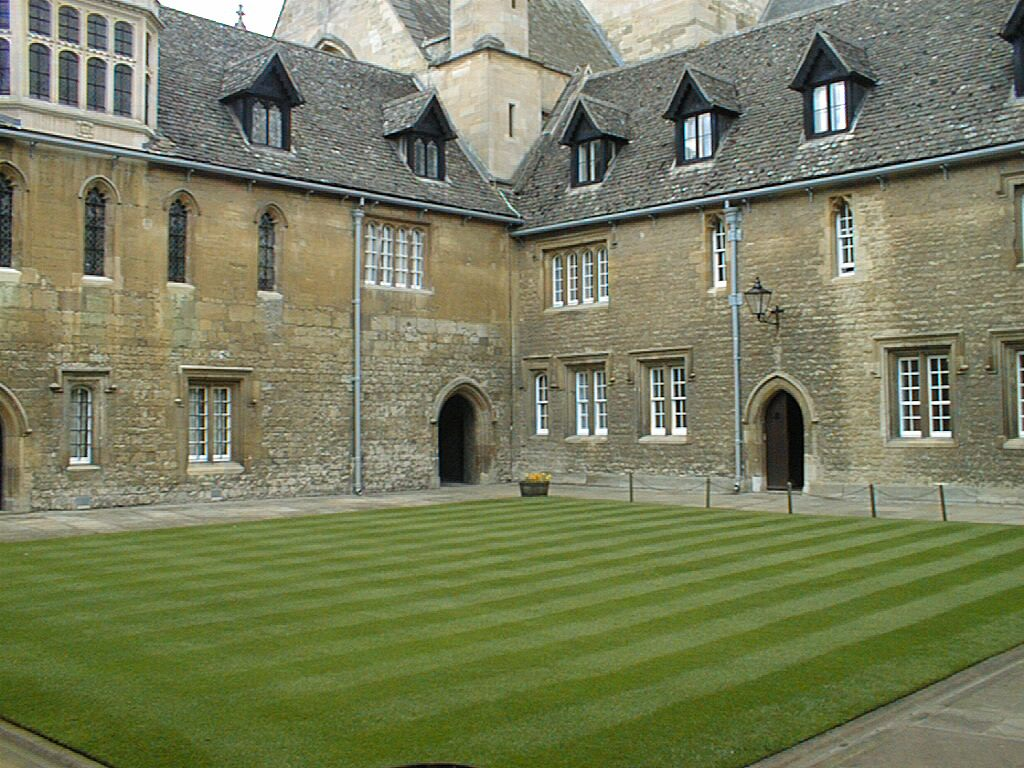
#> input picture Feature Points and Image Matching/Code Files/Assignment_MV_01_image_1.jpg, 1024 x 768 px
$ python main.py
#> lines starting #> are read from the running program, lines starting #| are printed output that depends on the picture
# -*- coding: utf-8 -*-
"""
Created on Sun Mar 15 21:24:35 2020

@author: sid
"""
# Importing the necessary libraries
import cv2
import numpy as np
import matplotlib.pyplot as plt
from mpl_toolkits.mplot3d import Axes3D

#----------------------------- Task 1 - FEATURE POINTS-------------------------------------

#----------------------------- TASK 1 - PART (A)-------------------------------------------

def task1_partA():
    """Return the gray value resized (doubled) image"""
#----------------------------- PART A - Subtask 1------------------------------------------
    # Load and read the original input image
    input_img = cv2.imread('Assignment_MV_01_image_1.jpg')
    # Show the original input image
    cv2.imshow('Input_image', input_img)
    # Convert the original image into the grayscale image
    gray_img = cv2.cvtColor(input_img, cv2.COLOR_RGB2GRAY)
    #print("Initial data type of gray value image is {}".format(gray_img.dtype))
    print()
    # Show the grayscale image
    cv2.imshow('GrayValue_image', gray_img)

#----------------------------- PART A - Subtask 2------------------------------------------
    # Convert the datatype of image to float 32 to avoid rounding errors
    gray_img= gray_img.astype(np.float32)
    # Saving the output to local storage after converting to float 32
    # cv2.imwrite("Gray_Value_Image.png",gray_img)

#----------------------------- PART A - Subtask 3------------------------------------------
    # Determine the size of gray value image
    print('Original Shape of the gray value image is {}'.format(gray_img.shape))
    print()
    # Percent by which the input image needs to be resized
    # Input image needs to be doubled
    scale_percent= 200
    # Resize the image to double the size of gray value image
    width = int(gray_img.shape[1] * scale_percent / 100)
    height = int(gray_img.shape[0] * scale_percent / 100)
    # Define the new dimensions of the image in a tuple
    dim = (width, height)
    # Call the resize function of the open cv
    double_img = cv2.resize(gray_img, dim, interpolation = cv2.INTER_AREA)
    # Print the size of the resized image
    print('Resized shape of the gray value image is {}'.format(double_img.shape))
    # Display the resized image
    cv2.imshow("Resized image", double_img/np.max(double_img))
    # Saving the output to local storage after resizing the image
    # cv2.imwrite("Resized_Image.png",double_img)

    cv2.waitKey(0)
    cv2.destroyAllWindows()

    #print("Final data type of the gray value image after conversion is:",gray_img.dtype)

    # Return the resized image
    return double_img

#------------------------------ Task 1 - PART (B)--------------------------------------------

def task1_partB(resized_img):
    """Returns the list of all scale space images at all the scales """
#----------------------------- PART B - Subtask 1------------------------------------------
    # List to store all the scale space images at different scales for the futher task
    scale_space_images=[]
    sigma_list=[]
    for k in range(0,12):
        sigma= 2**(k/2)
        sigma_list.append(sigma)
        # Defining the image grid/ window size to sufficiently capture the characteristic of gaussian
        x,y = np.meshgrid(np.arange(0,6*sigma),np.arange(0,6*sigma))
        # Defining the gaussian kernel
        gaussian_kernel= 1/(2*np.pi*sigma**4)*np.exp(-((x-len(x[0])/2)**2+(y-len(x)/2)**2)/(2*sigma**2))
        # Display the 3D plot of the gaussian kernel
        fig = plt.figure()
        ax = fig.add_subplot(111, projection = "3d")
        ax.plot_surface(x,y,gaussian_kernel)
        # Display the gaussian kernel as image
        fig= plt.figure()
        plt.imshow(gaussian_kernel)
        # Saving the plot to the local storage
        # fig.savefig('smoothing_kernel with k={}.png'.format(k))

#----------------------------- PART B - Subtask 2------------------------------------------
        # Applying the kernel at respective scale to the resized image
        scale_space_img = cv2.filter2D(resized_img, -1, gaussian_kernel)
        # Store the scale space image at current scale in a list
        scale_space_images.append(scale_space_img/np.max(scale_space_img))
        # Displaying the scale space image
        cv2.imshow("Scale Space Image at k={}".format(k),scale_space_img/np.max(scale_space_img))
        # Saving the output to local storage after getting the scale space image at current scale
        # cv2.imwrite("Scale Space Image at k={}.jpg".format(k),(scale_space_img/np.max(scale_space_img))*255)

    cv2.waitKey(0)
    cv2.destroyAllWindows()

    # Return the list of all scale space images
    return scale_space_images

 #------------------------------ Task 1 - PART (C)-------------------------------------------------

def task1_partC(scale_space_images):
    """It returns the list of difference of gaussian images"""
    DoG_images=[]
    for i in range(1,len(scale_space_images)):
        # Calculate different of gaussian at respective scale
        DoG= scale_space_images[i]-scale_space_images[i-1]
        # Append each DoG image in a list
        DoG_images.append((DoG/np.max(DoG))*255)
        # Display each DoG Image
        cv2.imshow('DoG Image {}'.format(i), DoG/np.max(DoG))
        # Saving the output to local storage after computing the difference of gaussians
        # cv2.imwrite("DoG Image {}.jpg".format(i), (DoG/np.max(DoG))*255)

    cv2.waitKey(0)
    cv2.destroyAllWindows()

    # Return the list of DoG images
    return DoG_images


#------------------------------ Task 1 - PART (E)-------------------------------------------------

def task1_partE(scale_space_images):
    """Returns the 2 lists of the derivative images at all scales in x and y direction"""
    # Defining the appropriate given kernels in x and y direction
    dx= np.array([[1, 0, -1]])
    dy= np.array([[1], [0], [-1]])
    # Two list to store the derivative images at all the scales
    gx_list=[]
    gy_list=[]
    for k in range(0,len(scale_space_images)):
        # Detecting the edges in x and y direction of each scale space image
        derivative_x= cv2.filter2D(scale_space_images[k], -1, dx)
        gx_list.append(derivative_x)
        derivative_y= cv2.filter2D(scale_space_images[k], -1, dy)
        gy_list.append(derivative_y)
        # Displaying the convoluted image in x and y direction
        cv2.imshow("Derivative x image at k={}".format(k),derivative_x/np.max(derivative_x))
        cv2.imshow("Derivative y image at k={}".format(k),derivative_y/np.max(derivative_y))
        # Saving the output images
        # cv2.imwrite("Derivative x image at k={}.jpg".format(k), (derivative_x/np.max(derivative_x))*255)
        # cv2.imwrite("Derivative y image at k={}.jpg".format(k), (derivative_y/np.max(derivative_y))*255)

    cv2.waitKey(0)
    cv2.destroyAllWindows()

    # Return the 2 lists of Derivative images in x and y direction
    return gx_list,gy_list

#----------------------------- Task 2 - IMAGE MATCHING-------------------------------------

#----------------------------- TASK 2 - PART (A)-------------------------------------------

# [72 lines left out: functions task2_partA, task2_partB, task2_partC, not called in this run]


def main():
    # Create the task variable to execute the task 1 sub-parts or task 2 sub-parts
    # To execute task 1 change the variable task = 1
    # To execute the task 2 change the variable task = 2
    task= 1
    # If task = 1 then execute sub-parts of task 1 else sub-parts of task 2
    if task ==1:
         # Calling the task1_partA function
         # This function returns the resized input gray value image
         double_img= task1_partA()
#> in task1_partA, input_img is the input picture: shape (768, 1024, 3); mean B, G, R 93, 124.9, 119.8
#> in task1_partA, `gray_img = cv2.cvtColor(input_img, cv2.COLOR_RGB2GRAY)`:
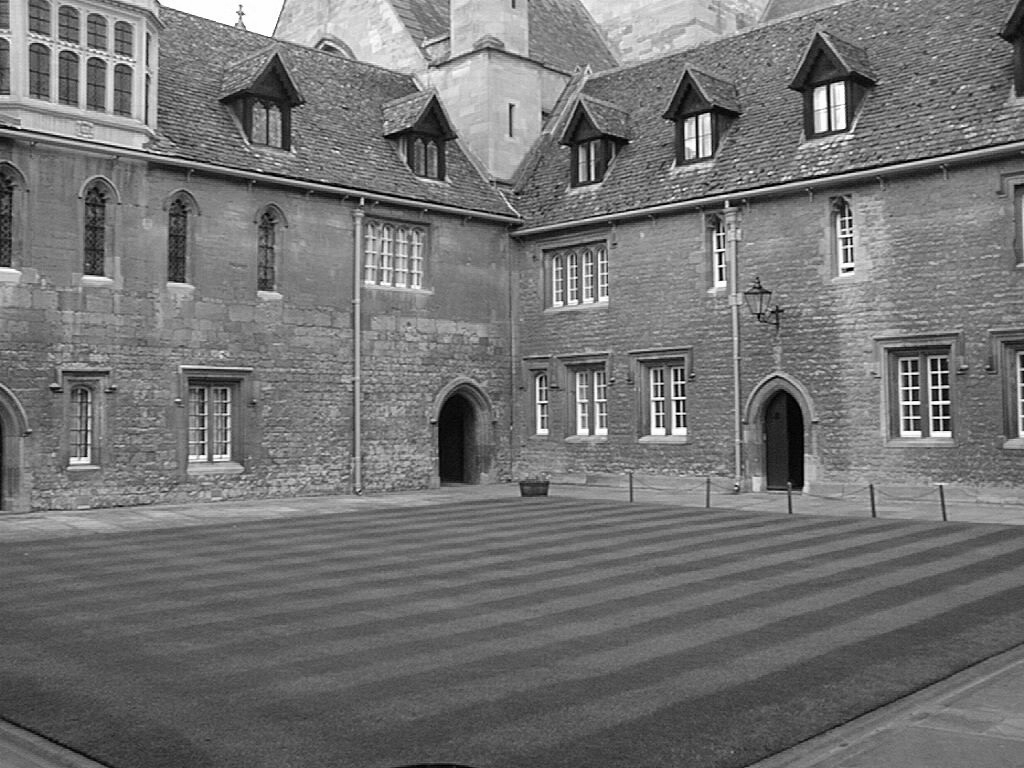
#> gray_img: shape (768, 1024); min 0, max 255, mean 114.8
#| Original Shape of the gray value image is (768, 1024)
#| Resized shape of the gray value image is (1536, 2048)
         # Calling the task1_partB function
         # This function returns the list of all the scale space images
         scale_space_images= task1_partB(double_img)
#> the loop in task1_partB, `for k in range(0,12):` made 12 passes
#> pass 2, in task1_partB, `scale_space_img = cv2.filter2D(resized_img, -1, gaussian_kernel)`:
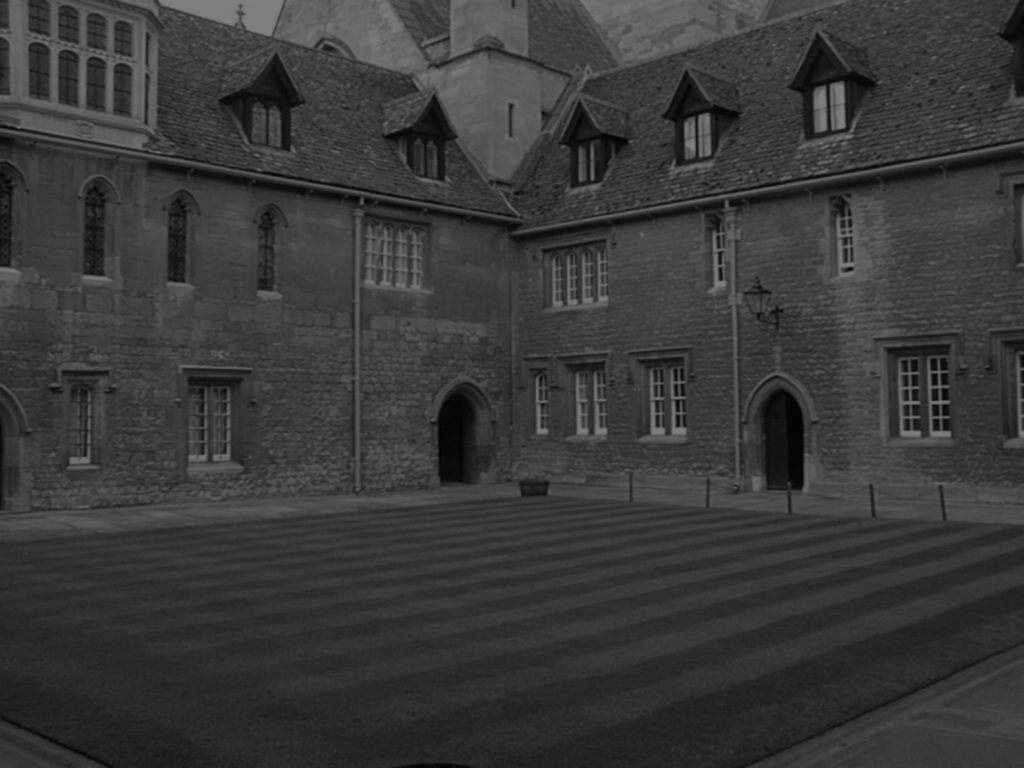
#> scale_space_img: shape (1536, 2048) float32 (shown at 1/2 size); min 2.09, max 126.9, mean 57.1
#> after the loop in task1_partB, `for k in range(0,12):`:
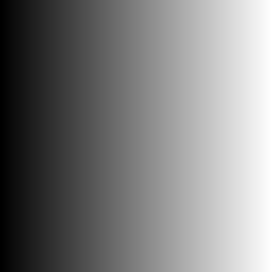
#> x: shape (272, 272) float64; min 0, max 271, mean 135.5; drawn with min black and max white
#> after the loop in task1_partB, `for k in range(0,12):`: scale_space_images = 12 items; sigma_list = [1, 1.41, 2, 2.83, 4, 5.66, 8, 11.31, 16, 22.63, 32, 45.25]
#> scale_space_images = 12 items
         # Calling the task1_partC function
         # This function returns the list of all DoG images
         DoG_images= task1_partC(scale_space_images)
#> the loop in task1_partC, `for i in range(1,len(scale_space_images)):` made 11 passes
#> after the loop in task1_partC, `for i in range(1,len(scale_space_images)):`: DoG_images = 11 items
#> DoG_images = 11 items
         # Calling the task1_partE function
         gx_list, gy_list= task1_partE(scale_space_images)
#> in task1_partE, `dx= np.array([[1, 0, -1]])`: dx = [[1, 0, -1]]
#> in task1_partE, `dy= np.array([[1], [0], [-1]])`: dy = [1, 0, -1]
#> the loop in task1_partE, `for k in range(0,len(scale_space_images)):` made 12 passes
#> pass 1, in task1_partE, `derivative_y= cv2.filter2D(scale_space_images[k], -1, dy)`:
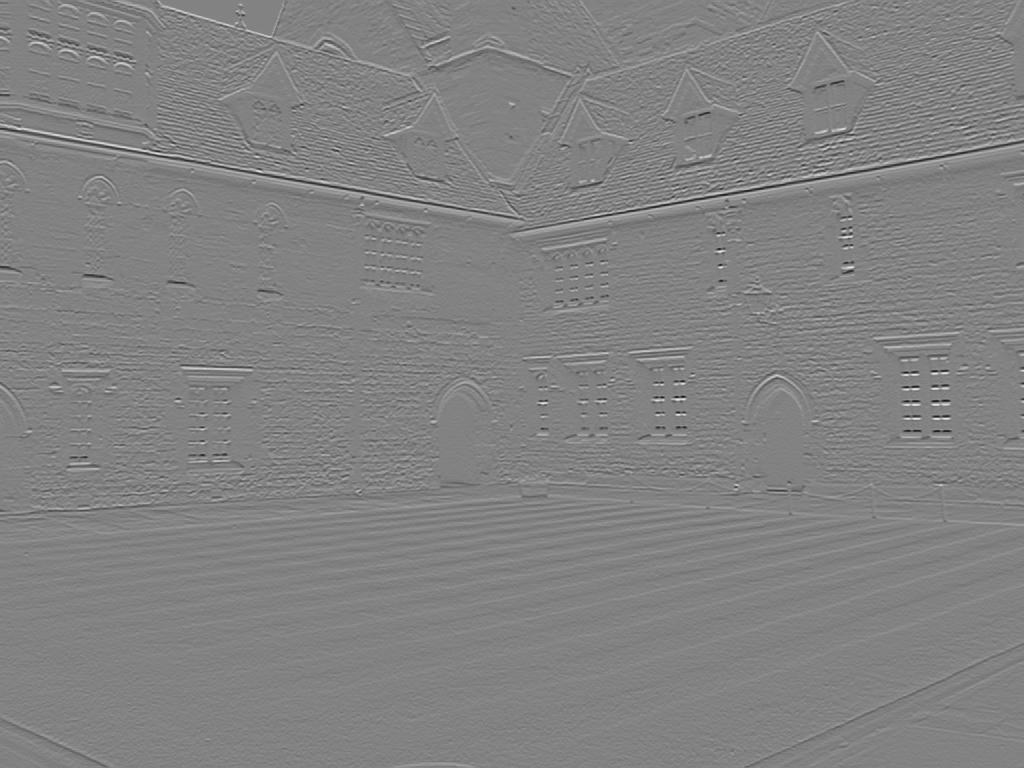
#> derivative_y: shape (1536, 2048) float32 (shown at 1/2 size); min -0.578, max 0.555, mean 0.000489; drawn with min black and max white
#> pass 1, in task1_partE, `cv2.imshow("Derivative x image at k={}".format(k),derivative_x/np.max(..`:
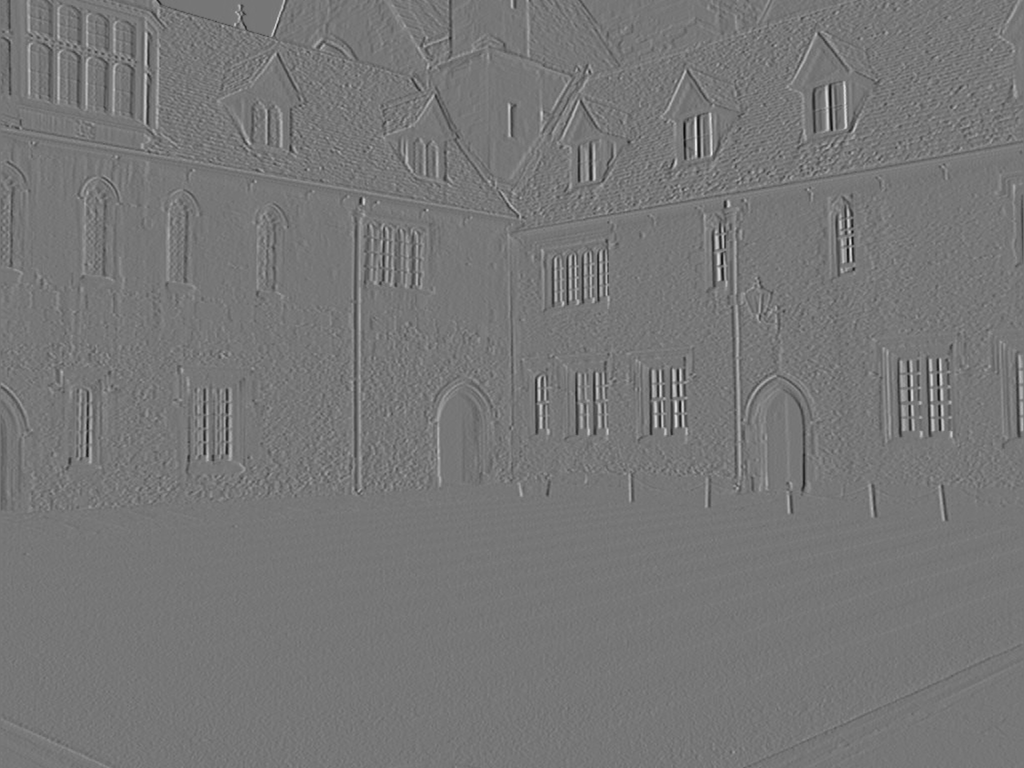
#> window 'Derivative x image at k=0': shape (1536, 2048) float32 (shown at 1/2 size); min -0.871, max 1, mean -0.000145; drawn with min black and max white
#> after the loop in task1_partE, `for k in range(0,len(scale_space_images)):`: gx_list = 12 items
#> gx_list = 12 items; gy_list = 12 items

    elif task==2:
        # Calling the Task 2 part A function
        input_img, target_img, input_gray,target_gray= task2_partA()
        # Coordinates of the window in the image
        coordinates= [(360,210),(430,300)]
        # Calling the Task 2 part B function
        rectangle_img, image_patch= task2_partB(input_gray,coordinates)
        # Calling the Task 2 part C
        task2_partC(image_patch)
    else:
        print("Incorrect value of the task entered; please enter 1 or 2 into task variable to execute either of tasks")


# Calling our main function
main()


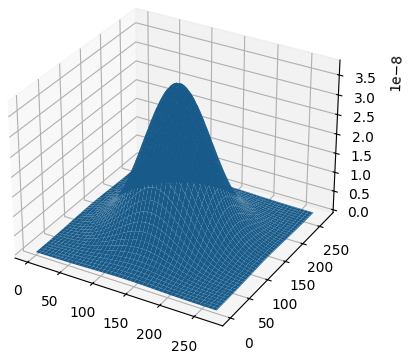
#> figure drawn by matplotlib, 1 panel
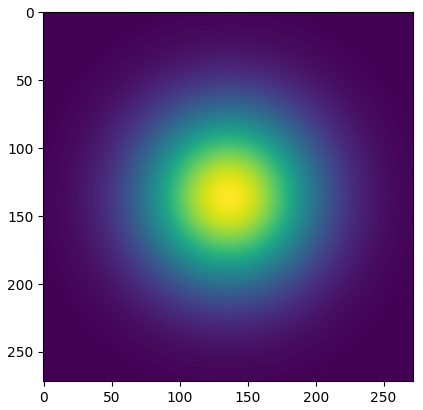
#> figure drawn by matplotlib, 1 panel
